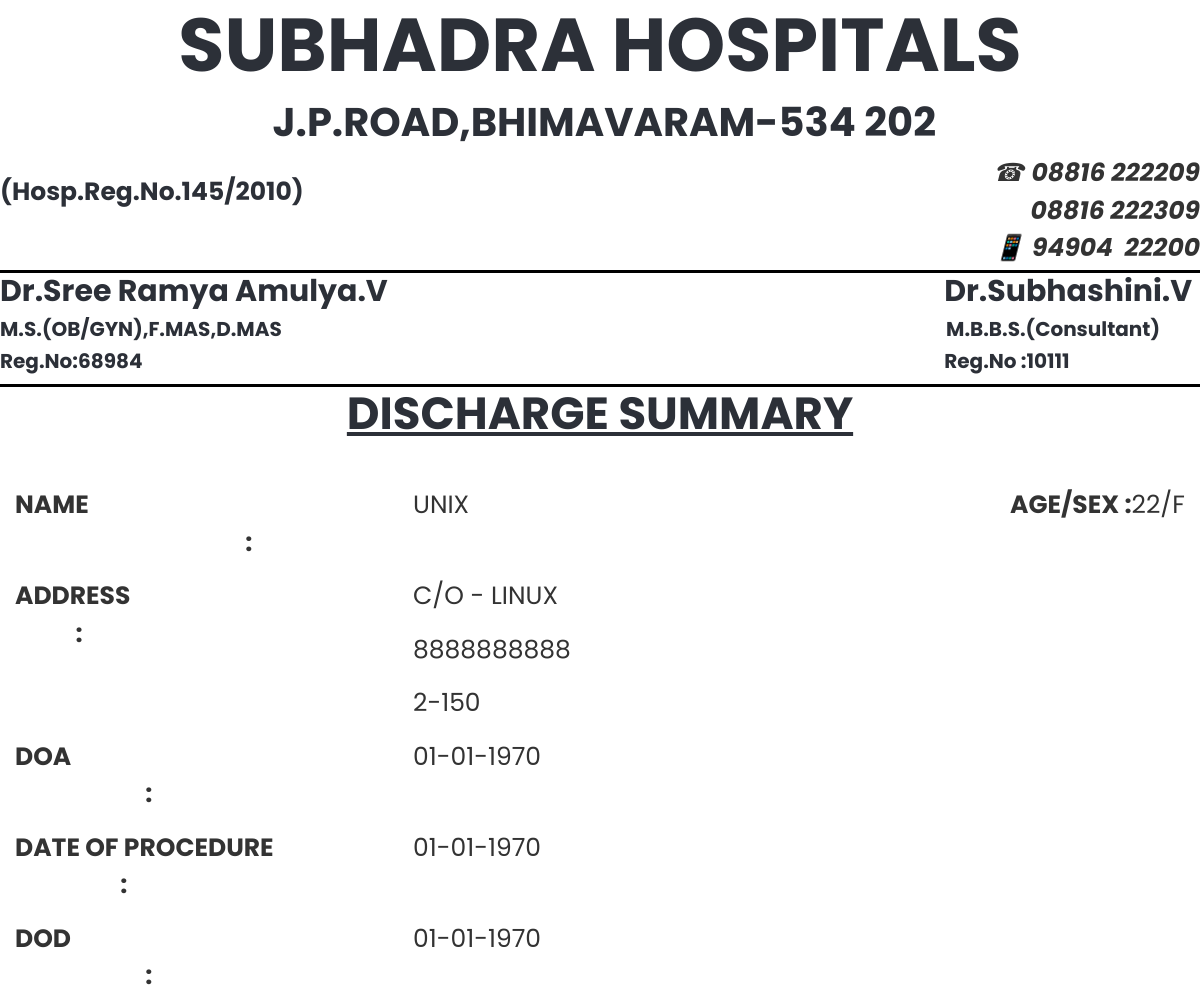
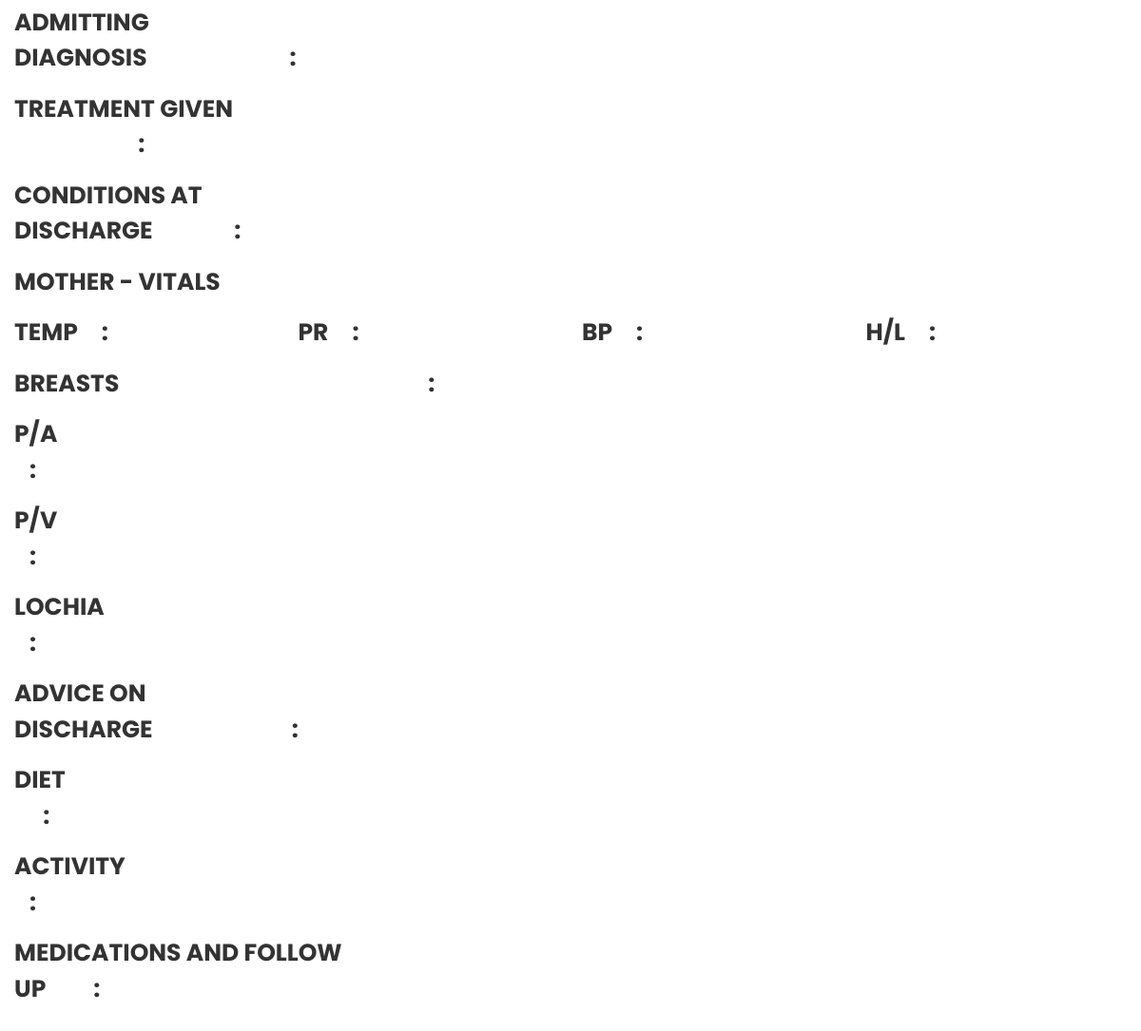
Page /discharge_summary.php?pid=P202211011 on the committed database (2 pictures, top to bottom).
### tables this page shows
CREATE TABLE `patient_primary_information` (
  `id` varchar(10) NOT NULL,
  `name` varchar(500) NOT NULL,
  `dob` date NOT NULL,
  `p_age` int(3) NOT NULL,
  `gender` varchar(20) NOT NULL,
  `patient_phone_number` varchar(10) NOT NULL,
  `patient_aadhaar` varchar(12) NOT NULL,
  `caste` varchar(20) NOT NULL,
  `religion` varchar(20) NOT NULL,
  `present_address` varchar(150) NOT NULL,
  `permanent_address` varchar(150) NOT NULL,
  `patient_qualification` varchar(30) NOT NULL,
  `patient_occupation` varchar(30) NOT NULL,
  `spouse_name` varchar(100) NOT NULL,
  `spouse_contact` varchar(10) NOT NULL,
  `spose_dob` date NOT NULL,
  `spouse_age` int(3) NOT NULL,
  `spouse_gender` varchar(5) NOT NULL,
  `spouse_occupation` varchar(20) NOT NULL,
  `spouse_qualification` varchar(20) NOT NULL,
  `lmp` date NOT NULL,
  `edd` date NOT NULL,
  `pog` varchar(25) NOT NULL,
  `cardtype` varchar(20) NOT NULL,
  `socio_economic_status` varchar(20) NOT NULL,
  `spouse_aadhaar` varchar(12) NOT NULL,
  `date` timestamp NOT NULL DEFAULT CURRENT_TIMESTAMP ON UPDATE CURRENT_TIMESTAMP
);

### discharge_summary.php (the view, shortened to what this page needs)
<?php
include 'connect.php';
$pid = $_GET['pid'];
$tid = $_GET['tid'];
$query = "select  * from  patient_primary_information WHERE id='$pid'";
$query1 = "select * from  patient_surgery_form WHERE id='$pid' and token_id='$tid'";
$query2 = "select * from  patient_discharge_form WHERE id='$pid' and tid='$tid'";
$run = mysqli_query($con, $query);
$res = mysqli_fetch_assoc($run);
$run1 = mysqli_query($con, $query1);
$res1 = mysqli_fetch_assoc($run1);
$run2 = mysqli_query($con, $query2);
$res2 = mysqli_fetch_assoc($run2);
?>
<!DOCTYPE html>
<html lang="en">
<head>
	<link rel="stylesheet" href="assets/plugins/bootstrap/css/bootstrap.min.css">
	<link rel="stylesheet" href="assets/plugins/fontawesome/css/fontawesome.min.css">
	<link rel="stylesheet" href="assets/plugins/fontawesome/css/all.min.css">
	<link rel="stylesheet" href="assets/plugins/icons/feather/feather.css">
	<link rel="stylesheet" href="assets/plugins/select2/css/select2.min.css">
	<link rel="stylesheet" href="assets/css/bootstrap-datetimepicker.min.css">
	<link rel="stylesheet" href="assets/css/style.css">
</head>
<body>
	<div>
		<div align="center">
			<h1 style="font-family:Calibri(Body);font-size:75px"><b>SUBHADRA HOSPITALS</b></h1>
		</div>
		<div align="center">
			<h4 style="font-family:Calibri(Body);font-size:40px "><b>&nbspJ.P.ROAD,BHIMAVARAM-534 202</b></h4>
		</div>
		<div class="row">
			<div class="col-md-6">
				<br>
				<h6 style="font-family:Calibri(Body);font-size:25px"><b>(Hosp.Reg.No.145/2010)</b></h6>
			</div>
			<div class="col-md-6">
				<div class="text-end">
					<i style="font-size:25px">&#9742;&nbsp;<b>08816 222209<br>08816 222309<br></b> &#128241;&nbsp;<b>94904&nbsp;&nbsp;22200</b></i></i>
				</div>
			</div>
		</div>
		<div class="line"></div>
		<div class="row">
			<div class="col-md-6">
				<div>
					<h4 style="font-family:Calibri(Body);font-size:30px"><b>Dr.Sree Ramya Amulya.V</b></h4>
					<h6 style="font-family:Calibri(Body);font-size:20px"><b>M.S.(OB/GYN),F.MAS,D.MAS</b></h6>
					<h6 style="font-family:Calibri(Body);font-size:20px"><b>Reg.No:68984</b></h6>
				</div>
			</div>
			<div class="col-md-6">
				<div class="text-end">
					<h4 style="font-family:Calibri(Body);font-size:30px"><b>Dr.Subhashini.V</b>&nbsp;</h4>
					<h6 style="font-family:Calibri(Body);font-size:20px"><b>M.B.B.S.(Consultant)</b>&emsp;&emsp;</h6>
					<h6 style="font-family:Calibri(Body);font-size:20px"><b>Reg.No :10111</b>&emsp;&emsp;&emsp;&emsp;&emsp;&emsp;&nbsp;&nbsp;</h6>
				</div>
			</div>
		</div>
		<div class="line"></div>
	</div>
	<h3 style="font-family:Calibri(Body);font-size:45px" align="center"><u><b>DISCHARGE SUMMARY</b></u></h3><br>
	<div class="card-body">
		<div class="row">
			<div class="col-md-4">
				<p style="font-family:Calibri(Body);font-size:25px"><b>NAME &emsp;&emsp;&emsp;&emsp;&emsp;&nbsp;&emsp;&emsp;&emsp;&emsp;&emsp;&emsp;&emsp;&emsp;&emsp;:</b></h4></span>
			</div>
			<div class="col-md-6">
				<p style="font-family:Calibri(Body);font-size:25px"><?php echo $res['name']; ?></p>
			</div>
			<div class="col-md-2">
				<p style="font-family:Calibri(Body);font-size:25px"><b>AGE/SEX :</b><?php echo $res['p_age']; ?>/<?php echo $res['gender']; ?></p>
			</div>
		</div>
		<div class="row">
			<div class="col-md-4">
				<p style="font-family:Calibri(Body);font-size:25px"><b>ADDRESS&emsp;&emsp;&emsp;&nbsp;&emsp;&emsp;&emsp;&emsp;&emsp;&emsp;&emsp;&nbsp;&nbsp;&emsp;&emsp;: </b></h4></span>
			</div>
			<div class="col-md-8">
				<p style="font-family:Calibri(Body);font-size:25px">C/O - <?php echo $res['spouse_name']; ?></p>
				<p style="font-family:Calibri(Body);font-size:25px"><?php echo $res['spouse_contact']; ?></p>
				<p style="font-family:Calibri(Body);font-size:25px"><?php echo $res['permanent_address'];?></p>
			</div>
		</div>
		<div class="row">
			<div class="col-md-4">
				<p style="font-family:Calibri(Body);font-size:25px"><b>DOA&emsp;&emsp;&emsp;&nbsp;&nbsp;&emsp;&emsp;&emsp;&nbsp;&nbsp;&nbsp;&emsp;&emsp;&emsp;&nbsp;&emsp;&emsp;&emsp;&emsp;&emsp;:</b></h4>
				</p>
			</div>
			<div class="col-md-8">
				<p style="font-family:Calibri(Body);font-size:25px"><?php
			 $newDate = date("d-m-Y", strtotime($res1['date_of_admission']));
			 $dd = strval($newDate);
			echo $dd;
			?></p>
			</div>
		</div>
		<div class="row">
			<div class="col-md-4">
				<p style="font-family:Calibri(Body);font-size:25px"><b>DATE OF PROCEDURE&emsp;&emsp;&emsp;&nbsp;&emsp;&emsp;&emsp;&emsp;: </b></h4>
				</p>
			</div>
			<div class="col-md-8">
				<p style="font-family:Calibri(Body);font-size:25px"><?php
			  $newDate = date("d-m-Y", strtotime($res1['date_of_procedure']));
			  $dd = strval($newDate);
			 echo $dd;
			 ?></p>
			</div>
		</div>
		<div class="row">
			<div class="col-md-4">
				<p style="font-family:Calibri(Body);font-size:25px"><b>DOD&emsp;&emsp;&emsp;&nbsp;&nbsp;&emsp;&emsp;&emsp;&nbsp;&nbsp;&nbsp;&emsp;&emsp;&emsp;&nbsp;&emsp;&emsp;&emsp;&emsp;&emsp;: </b></h4>
				</p>
			</div>
			<div class="col-md-8">
				<p style="font-family:Calibri(Body);font-size:25px"><?php
			 $newDate = date("d-m-Y", strtotime($res1['date_of_discharge']));
			 $dd = strval($newDate);
			echo $dd;
			 ?></p>
			</div>
		</div>
		<div class="row">
			<div class="col-md-4">
				<p style="font-family:Calibri(Body);font-size:25px"><B>ADMITTING DIAGNOSIS&emsp;&emsp;&emsp;&emsp;&emsp;&emsp;:</B></p>
			</div>
			<div class="col-md-8">
			</div>
		</div>
		<div class="row">
			<div class="col-md-4">
				<p style="font-family:Calibri(Body);font-size:25px"><B>TREATMENT GIVEN&emsp;&emsp;&emsp;&nbsp;&emsp;&emsp;&emsp;&emsp;&emsp;:</B></p>
			</div>
			<div class="col-md-8">
			</div>
		</div>
		<div class="row">
			<div class="col-md-4">
				<p style="font-family:Calibri(Body);font-size:25px"><B>CONDITIONS AT DISCHARGE&emsp;&emsp;&emsp;&nbsp;&nbsp;:</B></p>
			</div>
			<div class="col-md-8">
			</div>
		</div>
		<div class="col-md-12">
			<p style="font-family:Calibri(Body);font-size:25px"><b>MOTHER - VITALS </b>
		</div>
		<div class="row">
			<div class="col-md-3">
				<p style="font-family:Calibri(Body);font-size:25px"><b>TEMP&emsp;:</b>&nbsp;<?php echo $res2['temp'];?></p>
			</div>
			<div class="col-md-3">
				<p style="font-family:Calibri(Body);font-size:25px"><b>PR&emsp;:</b>&nbsp;<?php echo $res2['pr']; ?></p>
			</div>
			<div class="col-md-3">
				<p style="font-family:Calibri(Body);font-size:25px"><b>BP&emsp;:</b>&nbsp;<?php echo $res2['bp']; ?></p>
			</div>
			<div class="col-md-3">
				<p style="font-family:Calibri(Body);font-size:25px"><b>H/L&emsp;:</b>&nbsp;<?php echo $res2['h/l']; ?></p>
			</div>
		</div>
		<div class="row">
			<div class="col-md-4">
				<p style="font-family:Calibri(Body);font-size:25px"><B>BREASTS&emsp;&emsp;&emsp;&emsp;&emsp;&emsp;&emsp;&emsp;&emsp;&emsp;&emsp;&emsp;&emsp;:</B></p>
			</div>
			<div class="col-md-8">
			</div>
		</div>
		<div class="row">
			<div class="col-md-4">
				<p style="font-family:Calibri(Body);font-size:25px"><B>P/A&emsp;&emsp;&emsp;&emsp;&emsp;&emsp;&emsp;&emsp;&emsp;&emsp;&emsp;&emsp;&emsp;&emsp;&emsp;&nbsp;&nbsp;&nbsp;:</B></p>
			</div>
			<div class="col-md-8">
			</div>
		</div>
		<div class="row">
			<div class="col-md-4">
				<p style="font-family:Calibri(Body);font-size:25px"><B>P/V&emsp;&emsp;&emsp;&emsp;&emsp;&emsp;&emsp;&emsp;&emsp;&emsp;&emsp;&emsp;&emsp;&emsp;&emsp;&nbsp;&nbsp;&nbsp;:</B></p>
			</div>
			<div class="col-md-8">
			</div>
		</div>
		<div class="row">
			<div class="col-md-4">
				<p style="font-family:Calibri(Body);font-size:25px"><B>LOCHIA&emsp;&emsp;&emsp;&emsp;&emsp;&emsp;&emsp;&emsp;&emsp;&emsp;&emsp;&emsp;&emsp;&nbsp;&nbsp;&nbsp;:</B></p>
			</div>
			<div class="col-md-8">
			</div>
		</div>
		<div class="row">
			<div class="col-md-4">
				<p style="font-family:Calibri(Body);font-size:25px"><B>ADVICE ON DISCHARGE&emsp;&emsp;&emsp;&emsp;&emsp;&nbsp;&nbsp;&nbsp;&nbsp;:</B></p>
			</div>
			<div class="col-md-8">
			</div>
		</div>
		<div class="row">
			<div class="col-md-4">
				<p style="font-family:Calibri(Body);font-size:25px"><B>DIET&emsp;&emsp;&emsp;&emsp;&emsp;&emsp;&emsp;&emsp;&emsp;&emsp;&emsp;&emsp;&emsp;&emsp;&nbsp;&emsp;:</B></p>
			</div>
			<div class="col-md-8">
			</div>
		</div>
		<div class="row">
			<div class="col-md-4">
				<p style="font-family:Calibri(Body);font-size:25px"><B>ACTIVITY&emsp;&emsp;&emsp;&emsp;&emsp;&emsp;&emsp;&emsp;&emsp;&emsp;&emsp;&emsp;&nbsp;&nbsp;&nbsp;:</B></p>
			</div>
			<div class="col-md-8">
			</div>
		</div>
		<div class="row">
			<div class="col-md-4">
				<p style="font-family:Calibri(Body);font-size:25px"><B>MEDICATIONS AND FOLLOW UP&emsp;&emsp;:</B></p>
			</div>
			<div class="col-md-8">
			</div>
		</div>
	</div>
</body>
</html>

### discharge_summary.php (style rules this page uses)
.line { border-bottom: 3px solid black; margin-top: 3px; width: 100%; }

### rows in the picture
patient_primary_information: name "UNIX", p_age "22", gender "F", spouse_name "LINUX", spouse_contact "8888888888", permanent_address "2-150"

### other values in the picture
$dd "01-01-1970"
